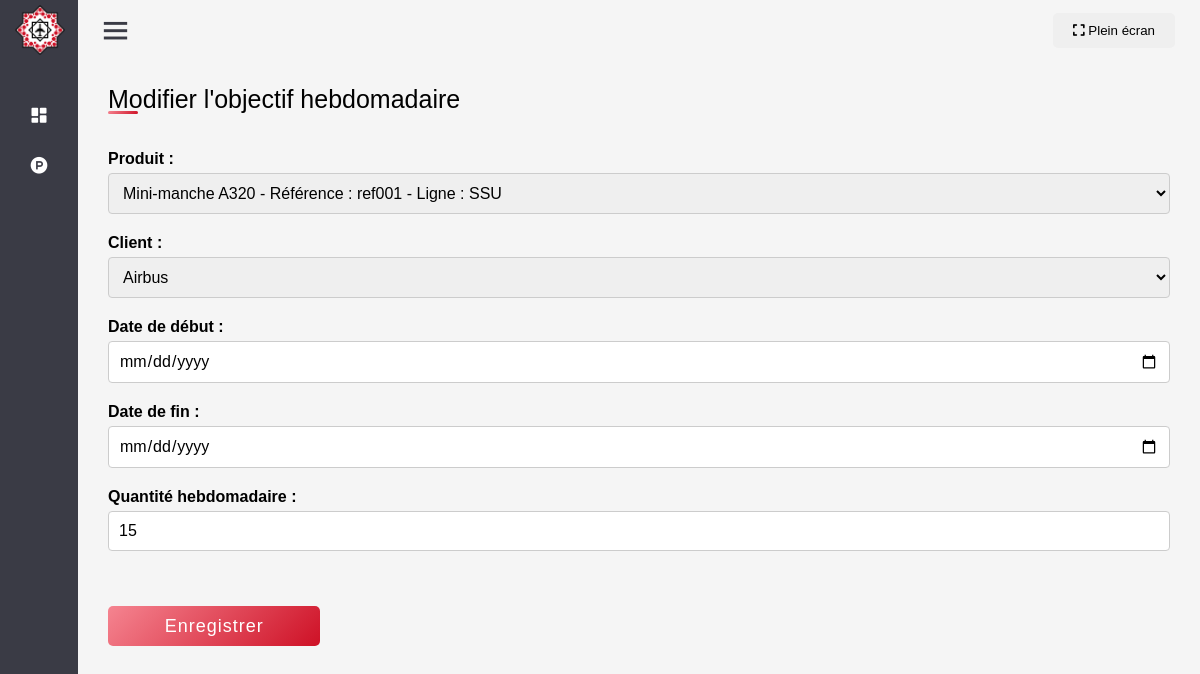
/produits/objectifs_hebdo/modifier/24/, run on the app's committed database.
### product/models.py (models this page shows, shortened)
class ObjectifHebdo(models.Model):
    produit = models.ForeignKey(Produit, on_delete=models.CASCADE)
    numero_semaine = models.IntegerField(default=1)  # Ajouter une valeur par défaut ici
    choix_clients = (
        ("Airbus", "Airbus"),
        ("Boeing", "Boeing"),
        ("Comac", "Comac"),
    )
    client = models.CharField(choices=choix_clients, max_length=30)
    date_debut = models.DateField()
    date_fin = models.DateField()
    quantite = models.IntegerField()
    utilisateur = models.ForeignKey(User, null=True, on_delete=models.CASCADE)

### product/views.py (the view)
# urls.py: path('objectifs_hebdo/modifier/<int:pk>/', views.modifier_objectif_hebdo, name='modifier_objectif_hebdo'),  # URL pour modifier un objectif hebdomadaire
def modifier_objectif_hebdo(request, pk):
    try:
        objectif_hebdo = get_object_or_404(ObjectifHebdo, pk=pk)
        if request.method == 'POST':
            form = ObjectifHebdoForm(request.POST, instance=objectif_hebdo)
            if form.is_valid():
                form.save()
                return redirect('liste_objectifs_hebdo')
        else:
            form = ObjectifHebdoForm(instance=objectif_hebdo)
        context = {
            'form': form,
            'titre': 'Modifier l\'objectif hebdomadaire',
            'objectif_hebdo': objectif_hebdo,
        }
        return render(request, 'modifier_objectif_hebdo.html', context)
    except Exception as e:
        raise Http404("Une erreur s'est produite lors de la modification de l'objectif hebdomadaire.")

### product/forms.py (shortened to what this page needs)
class ObjectifHebdoForm(forms.ModelForm):
    class Meta:
        model = ObjectifHebdo
        fields = ('produit', 'client', 'date_debut', 'date_fin', 'quantite')
        labels = {
            'produit': 'Produit',
            'client': 'Client',
            'date_debut': 'Date de début',
            'date_fin': 'Date de fin',
            'quantite': 'Quantité hebdomadaire',
        }
        widgets = {
            'produit': forms.Select(attrs={'class': 'form-control'}),
            'client': forms.Select(attrs={'class': 'form-control'}),
            'date_debut': forms.DateInput(attrs={'class': 'form-control', 'type': 'date'}),
            'date_fin': forms.DateInput(attrs={'class': 'form-control', 'type': 'date'}),
            'quantite': forms.NumberInput(attrs={'class': 'form-control'}),
        }
    def __init__(self, *args, **kwargs):
        super(ObjectifHebdoForm, self).__init__(*args, **kwargs)
        self.fields['date_fin'].widget = forms.DateInput(attrs={
            'class': 'form-control',
            'type': 'date',
            'min': timezone.now().strftime('%Y-%m-%d'),  # Date minimum : aujourd'hui
        })

### product/models.py (called while the page is built)
    def __str__(self):
        return f"{self.nom} - Référence : {self.reference} - Ligne : {self.ligne_production.nom}"

### product/templates/modifier_objectif_hebdo.html (shortened to what this page needs)
{% extends 'base_template.html' %}
{% load static %}
{% block content %}
<div class="container">
    <div class="title">Modifier l'objectif hebdomadaire</div> </br></br>
    <form method="post" enctype="multipart/form-data">
        {{ form.as_p }}
        <input type="submit" value="Enregistrer">
    </form>
</div>
</body>
</html>
{% endblock %}

### static/css/style.css (style rules this page uses)
html { background-color: whitesmoke; }
* { margin: 0; padding: 0; box-sizing: border-box; font-family: 'Arial', sans-serif; }
.container { height: 100%; width: 100%; background-color: whitesmoke; padding: 25px 30px; margin-bottom: 0px; }
.container .title { font-size: 25px; font-weight: 500; position: relative; }
.container .title::before { content: ""; position: absolute; left: 0; bottom: 0; height: 3px; width: 30px; border-radius: 5px; background: linear-gradient(135deg, #f58490, #CE1126); }

### product/templates/modifier_objectif_hebdo.html (style rules this page uses)
.form-group input[type="text"], .form-group select, input[type="submit"] { height: 40px; width: 20%; border-radius: 10px; border-radius: 5px; border: none; color: #fff; font-size: 18px; letter-spacing: 1px; cursor: pointer; transition: all 0.3s ease; background: linear-gradient(135deg, #f58490, #CE1126); outline: none; display: flex; justify-content: center; align-items: center; margin: 35px 0; }
form { display: flex; flex-direction: column; }
form label { display: block; font-weight: bold; margin-bottom: 5px; }
form input[type="text"], form input[type="date"], form input[type="number"], form select, form textarea { width: 100%; padding: 10px; border: 1px solid #ccc; border-radius: 4px; font-size: 16px; margin-bottom: 20px; }

### data on the page
ObjectifHebdo: produit "Mini-manche A320 - Référence : ref001 - Ligne : SSU", client "Airbus", quantite "15"
